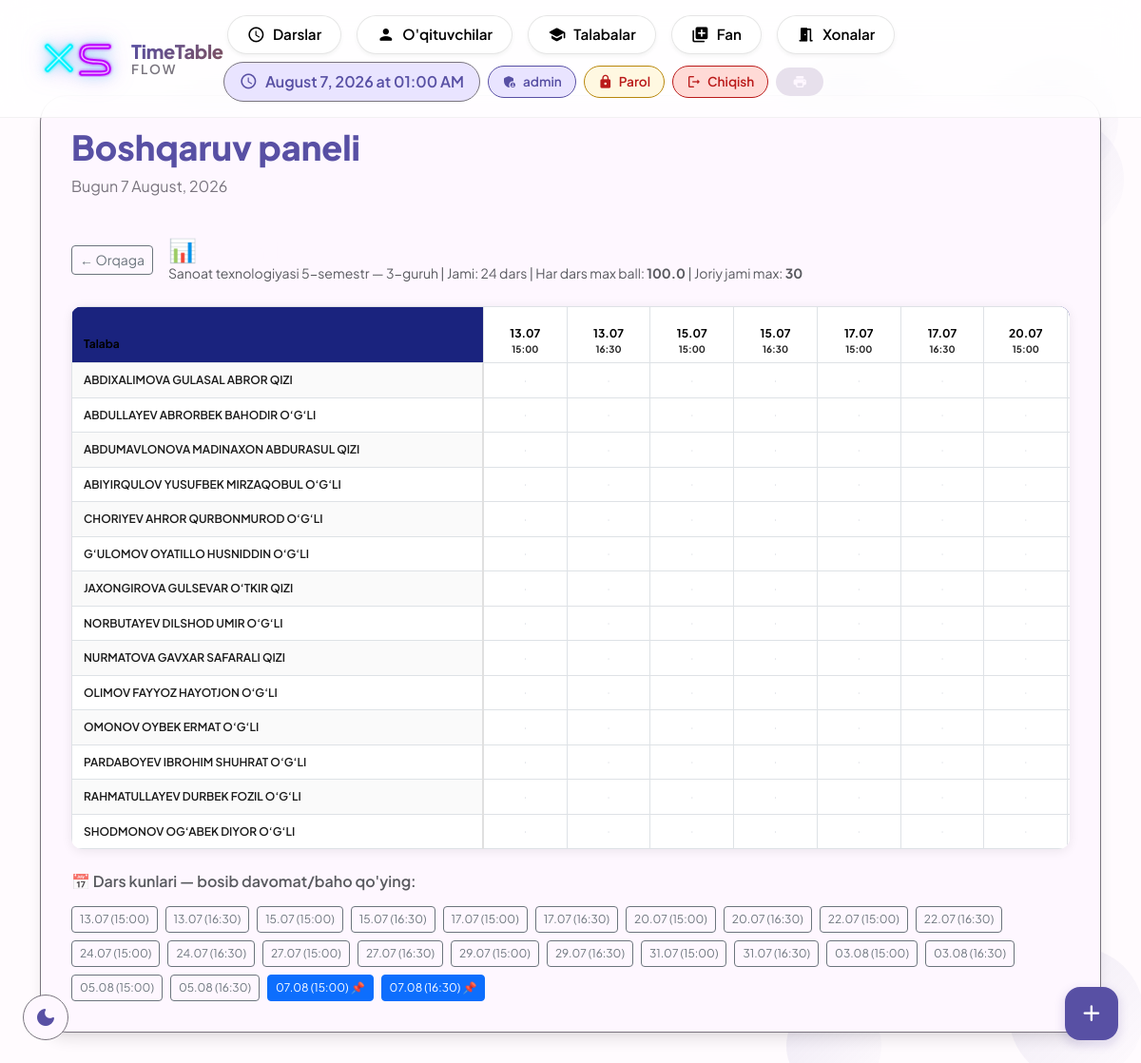
/teacher/group/246/journal/ (signed in), run on the app's committed database.
### raspisaniya/models.py (models this page shows, shortened)
class CourseGroup(models.Model):
    course = models.ForeignKey(Course, on_delete=models.CASCADE, related_name='groups')
    teacher = models.ForeignKey(Teacher, on_delete=models.SET_NULL, null=True, blank=True)
    students = models.ManyToManyField(Student, blank=True)
    group_number = models.PositiveIntegerField(default=1)
    start_time = models.TimeField(null=True, blank=True)
    weekdays = models.JSONField(default=list, blank=True)
    language = models.CharField(max_length=10, choices=LANGUAGE_CHOICES, default='uz')
    is_scheduled = models.BooleanField(default=False)
    room = models.ForeignKey('Room', null=True, blank=True, on_delete=models.SET_NULL)
    teacher_can_edit = models.BooleanField(default=False)  # Admin ruxsat bergan

class Course(models.Model):
    subject = models.ForeignKey(Subject, on_delete=models.CASCADE)
    start_date = models.DateField()
    end_date = models.DateField()
    total_lessons = models.PositiveIntegerField()
    lessons_per_week = models.PositiveIntegerField()
    lesson_duration = models.PositiveIntegerField(default=80)
    include_saturday = models.BooleanField(default=False)

class Subject(models.Model):
    name = models.CharField(max_length=100, unique=True)
    def __str__(self):
        return self.name

class GroupSchedule(models.Model):
    group = models.ForeignKey(CourseGroup, on_delete=models.CASCADE, related_name='schedule')
    date = models.DateField()
    lesson_number = models.IntegerField(default=1)
    start_time = models.TimeField(null=True, blank=True)
    class Meta:
        ordering = ['date']

class Student(models.Model):
    user = models.OneToOneField(User, on_delete=models.SET_NULL, null=True, blank=True,related_name='student')
    student_id = models.CharField(max_length=20, unique=True, null=True, blank=True)
    first_name = models.CharField(max_length=50)
    last_name = models.CharField(max_length=50)
    group = models.ForeignKey(Group, on_delete=models.SET_NULL, null=True, blank=True)
    language = models.CharField(max_length=10, choices=LANGUAGE_CHOICES, default='uz')
    debts = models.ManyToManyField(Subject, related_name='debt_students', blank=True)

### accounts/views.py (the view, shortened to what this page needs)
# urls.py: path('teacher/group/<int:group_pk>/journal/', views.teacher_group_journal, name='teacher_group_journal'),
@login_required
def teacher_group_journal(request, group_pk):
    group = get_object_or_404(CourseGroup, pk=group_pk)
    today = dt_date.today()
    is_admin = request.user.is_superuser or request.user.is_staff
    students = list(group.students.all().order_by('first_name'))
    schedules = list(group.schedule.all().order_by('date'))
    total_lessons = group.schedule.count() or 1
    max_ball = 100.0
    all_att = {
        (a.student_id, a.schedule_id): a.is_present
        for a in Attendance.objects.filter(schedule__group=group, student__in=students)
    }
    all_grades = {
        (g.student_id, g.schedule_id): g.score
        for g in DailyGrade.objects.filter(schedule__group=group, student__in=students)
    }
    rows = []
    for student in students:
        cells = []
        total_score = 0.0
        came = missed = 0
        for sched in schedules:
            att = all_att.get((student.pk, sched.pk))
            score = all_grades.get((student.pk, sched.pk))
            if att is True:
                came += 1
                total_score += score or 0
                cells.append({'att': 'present', 'score': score})
            elif att is False:
                missed += 1
                cells.append({'att': 'absent', 'score': None})
            else:
                cells.append({'att': 'none', 'score': None})
        avg_100 = float(total_score) / total_lessons
        final_current_30 = round(min(avg_100 * 0.3, 30.0), 2)
        rows.append({
            'student': student,
            'cells': cells,
            'came': came,
            'missed': missed,
            'total_score': final_current_30,
        })
    return render(request, "accounts/teacher_group_journal.html", {
        'group': group,
        'schedules': schedules,
        'rows': rows,
        'max_ball': max_ball,
        'total_lessons': total_lessons,
        'today': today,
    })

### templates/accounts/teacher_group_journal.html (shortened to what this page needs)
{% extends 'raspisaniya/base.html' %}
{% block content %}
<div class="d-flex align-items-center gap-3 mb-4 flex-wrap">
    <a href="{% url 'teacher_attendance_overview' group.pk %}" class="btn btn-outline-secondary btn-sm">← Orqaga</a>
    <div>
        <h4 class="mb-0 fw-bold">📊 Guruh jurnali</h4>
        <div class="text-muted small">
            {{ group.course.subject }} — {{ group.group_number }}-guruh |
            Jami: {{ total_lessons }} dars | Har dars max ball: <strong>{{ max_ball }}</strong> | Joriy jami max: <strong>30</strong>
        </div>
    </div>
</div>
<div class="table-responsive" style="border-radius:12px;overflow:hidden;box-shadow:0 2px 12px rgba(0,0,0,0.08);">
    <table class="table table-bordered mb-0 align-middle text-center"
           style="font-size:12px; min-width:{{ schedules|length|add:4 }}00px;">
        <thead>
            <tr style="background:#1a237e;color:#fff;">
                <th style="min-width:160px;text-align:left;padding:10px 12px;position:sticky;left:0;background:#1a237e;z-index:2;">
                    Talaba
                </th>
                {% for sched in schedules %}
                <th style="min-width:64px;padding:6px 4px;
                           {% if sched.date == today %}background:#f59e0b;color:#1a1a1a;{% endif %}">
                    <div style="font-weight:700;">{{ sched.date|date:"d.m" }}</div>
                    {% if sched.start_time %}
                    <div style="font-size:10px;opacity:0.85;">{{ sched.start_time|time:"H:i" }}</div>
                    {% endif %}
                </th>
                {% endfor %}
            </tr>
        </thead>
        <tbody>
            {% for row in rows %}
            <tr style="{% cycle 'background:#fafafa;' 'background:#fff;' %}">
                <td style="text-align:left;font-weight:600;color:#1a1a1a;padding:8px 12px;
                           position:sticky;left:0;background:inherit;z-index:1;border-right:2px solid #e0e0e0;">
                    {{ row.student.first_name }}
                </td>
                {% for cell in row.cells %}
                <td style="padding:4px 2px;
                    ">
                    {% if cell.att == 'present' %}
                        <div style="color:#166534;font-size:13px;">✅</div>
                        {% if cell.score is not None %}
                        <div style="font-size:11px;font-weight:700;color:#1b5e20;">
                            {{ cell.score }}
                        </div>
                        {% else %}
                        <div style="font-size:10px;color:#aaa;">—</div>
                        {% endif %}
                    {% elif cell.att == 'absent' %}
                        <div style="color:#dc2626;font-size:13px;">❌</div>
                    {% else %}
                        <div style="color:#d1d5db;font-size:11px;">·</div>
                    {% endif %}
                </td>
                {% endfor %}
            </tr>
            {% endfor %}
        </tbody>
    </table>
</div>
<div class="mt-4">
    <h6 class="mb-3 text-muted fw-semibold">📅 Dars kunlari — bosib davomat/baho qo'ying:</h6>
    <div class="d-flex flex-wrap gap-2">
        {% for sched in schedules %}
        <a href="{% url 'teacher_attendance_grade' sched.pk %}"
           class="btn btn-sm {% if sched.date == today %}btn-primary{% else %}btn-outline-secondary{% endif %}"
           style="font-size:12px;">
            {{ sched.date|date:"d.m" }}
            {% if sched.start_time %}({{ sched.start_time|time:"H:i" }}){% endif %}
            {% if sched.date == today %} 📌{% endif %}
        </a>
        {% endfor %}
    </div>
</div>
{% endblock %}

### templates/raspisaniya/base.html (shortened to what this page needs)
{% load static %}
<!DOCTYPE html>
<html lang="uz">
<head>
    <link href="https://cdn.jsdelivr.net/npm/bootstrap@5.3.2/dist/css/bootstrap.min.css" rel="stylesheet">
</head>
<body>
    <div class="bubbles" id="bubbles"></div>
    <div class="app-bar" id="appBar">
        <div class="container">
            <div class="d-flex justify-content-between align-items-center">
                <div class="d-flex align-items-center gap-3">
                    <a href="{% url 'reset_database' %}" class="xs-main-logo" title="Reset Database" style="text-decoration: none; display: inline-block;">
                    </a>
                    <a href="{% url 'lesson_list' %}" class="text-decoration-none">
                        <div style="line-height:1.15;">
                            <div style="font-size:1.25rem;font-weight:800;background:linear-gradient(135deg,var(--md-primary),var(--md-tertiary));-webkit-background-clip:text;-webkit-text-fill-color:transparent;letter-spacing:-0.3px;">TimeTable</div>
                            <div style="font-size:0.85rem;font-weight:600;color:var(--md-outline);letter-spacing:2px;text-transform:uppercase;">Flow</div>
                        </div>
                    </a>
                </div>
                <div class="d-flex gap-2 align-items-center flex-wrap">
                    {% if user.is_authenticated and user.is_superuser %}
                    <div class="d-none d-lg-flex gap-2 align-items-center desktop-menu">
                        <a href="{% url 'lesson_list' %}" class="nav-chip {% if request.resolver_match.url_name == 'lesson_list' %}active{% endif %}">
                            <span class="material-icons-round">schedule</span><span>Darslar</span>
                        </a>
                        <a href="{% url 'teacher_list' %}" class="nav-chip {% if request.resolver_match.url_name == 'teacher_list' %}active{% endif %}">
                            <span class="material-icons-round">person</span><span>O'qituvchilar</span>
                        </a>
                        <a href="{% url 'student_list' %}" class="nav-chip {% if request.resolver_match.url_name == 'student_list' %}active{% endif %}">
                            <span class="material-icons-round">school</span><span>Talabalar</span>
                        </a>
                        <a href="{% url 'subject_list' %}" class="nav-chip {% if request.resolver_match.url_name == 'subject_create' %}active{% endif %}">
                            <span class="material-icons-round">library_add</span><span>Fan</span>
                        </a>
                        <a href="{% url 'room_list' %}" class="nav-chip {% if request.resolver_match.url_name == 'room_list' %}active{% endif %}">
                            <span class="material-icons-round">meeting_room</span><span>Xonalar</span>
                        </a>
                    </div>
                    {% endif %}
                    <div class="current-time">
                        <span class="material-icons-round">schedule</span>
                        <span id="timeDisplay">--:--</span>
                    </div>
                    {% if user.is_authenticated %}
                    <div class="user-chip">
                        <span class="material-icons-round">
                        </span>
                        {{ user.get_full_name|default:user.username }}
                    </div>
                    <a href="{% url 'change_password' %}" class="logout-chip" style="background:#fff8e1; color:#b8860b; border-color:#b8860b;">
                        <span class="material-icons-round">lock</span>Parol
                    </a>
                    <a href="{% url 'logout' %}" class="logout-chip">
                        <span class="material-icons-round">logout</span>Chiqish
                    </a>
                    {% endif %}
                    <button class="md-chip" onclick="window.print()">
                        <span class="material-icons-round">print</span>
                    </button>
                </div>
            </div>
        </div>
    </div>
    <button class="theme-toggle" id="themeToggle">
    </button>
    {% if user.is_authenticated and user.is_superuser %}
    <button class="fab" onclick="showQuickAdd()">
        <span class="material-icons-round">add</span>
    </button>
    {% endif %}
    <div class="container">
        <div class="md-surface">
            <div class="d-flex justify-content-between align-items-center mb-4">
                <div>
                    <h1 class="display-small d-inline-flex align-items-center gap-2">
                        {% block page_title %}Boshqaruv paneli{% endblock %}
                    </h1>
                    <p class="body-large">{% block page_subtitle %}Bugun {% now "j F, Y" %}{% endblock %}</p>
                </div>
            </div>
            {% block content %}{% endblock %}
        </div>
    </div>
</body>
</html>

### data on the page
CourseGroup: course.subject "Sanoat texnologiyasi 5-semestr", group_number "3"
GroupSchedule: date "13.07", start_time "15:00"
GroupSchedule: date "13.07", start_time "16:30"
GroupSchedule: date "15.07", start_time "15:00"
GroupSchedule: date "15.07", start_time "16:30"
GroupSchedule: date "17.07", start_time "15:00"
GroupSchedule: date "17.07", start_time "16:30"
GroupSchedule: date "20.07", start_time "15:00"
Student: student.first_name "ABDIXALIMOVA GULASAL ABROR QIZI"
Student: student.first_name "ABDULLAYEV ABRORBEK BAHODIR O‘G‘LI"
Student: student.first_name "ABDUMAVLONOVA MADINAXON ABDURASUL QIZI"
Student: student.first_name "ABIYIRQULOV YUSUFBEK MIRZAQOBUL O‘G‘LI"
Student: student.first_name "CHORIYEV AHROR QURBONMUROD O‘G‘LI"
Student: student.first_name "G‘ULOMOV OYATILLO HUSNIDDIN O‘G‘LI"
Student: student.first_name "JAXONGIROVA GULSEVAR O‘TKIR QIZI"
Student: student.first_name "NORBUTAYEV DILSHOD UMIR O‘G‘LI"
Student: student.first_name "NURMATOVA GAVXAR SAFARALI QIZI"
Student: student.first_name "OLIMOV FAYYOZ HAYOTJON O‘G‘LI"
Student: student.first_name "OMONOV OYBEK ERMAT O‘G‘LI"
Student: student.first_name "PARDABOYEV IBROHIM SHUHRAT O‘G‘LI"
Student: student.first_name "RAHMATULLAYEV DURBEK FOZIL O‘G‘LI"
Student: student.first_name "SHODMONOV OG‘ABEK DIYOR O‘G‘LI"
GroupSchedule: date "20.07", start_time "16:30"
GroupSchedule: date "22.07", start_time "15:00"
GroupSchedule: date "22.07", start_time "16:30"
GroupSchedule: date "24.07", start_time "15:00"
GroupSchedule: date "24.07", start_time "16:30"
GroupSchedule: date "27.07", start_time "15:00"
GroupSchedule: date "27.07", start_time "16:30"
GroupSchedule: date "29.07", start_time "15:00"
GroupSchedule: date "29.07", start_time "16:30"
GroupSchedule: date "31.07", start_time "15:00"
GroupSchedule: date "31.07", start_time "16:30"
GroupSchedule: date "03.08", start_time "15:00"
GroupSchedule: date "03.08", start_time "16:30"
GroupSchedule: date "05.08", start_time "15:00"
GroupSchedule: date "05.08", start_time "16:30"
GroupSchedule: date "07.08", start_time "15:00"
GroupSchedule: date "07.08", start_time "16:30"

### other printed values
{{ user.get_full_name|default:user.username }} "admin"
{{ total_lessons }} "24"
{{ max_ball }} "100.0"
